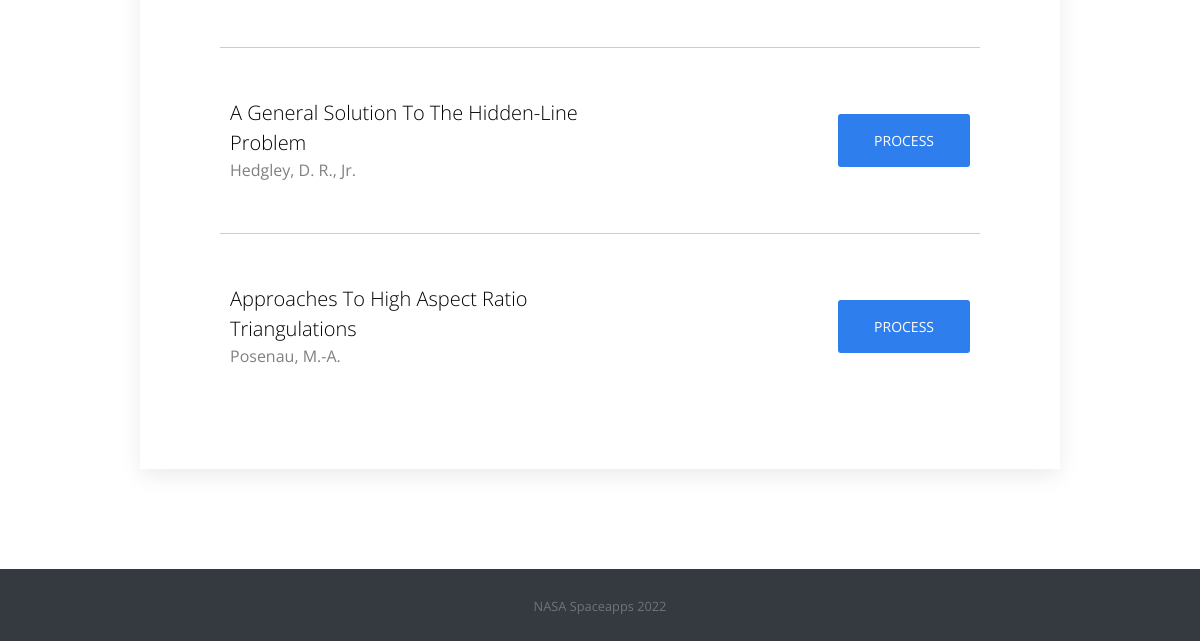
Page /nlp/ (lower part) on the earlier database version.
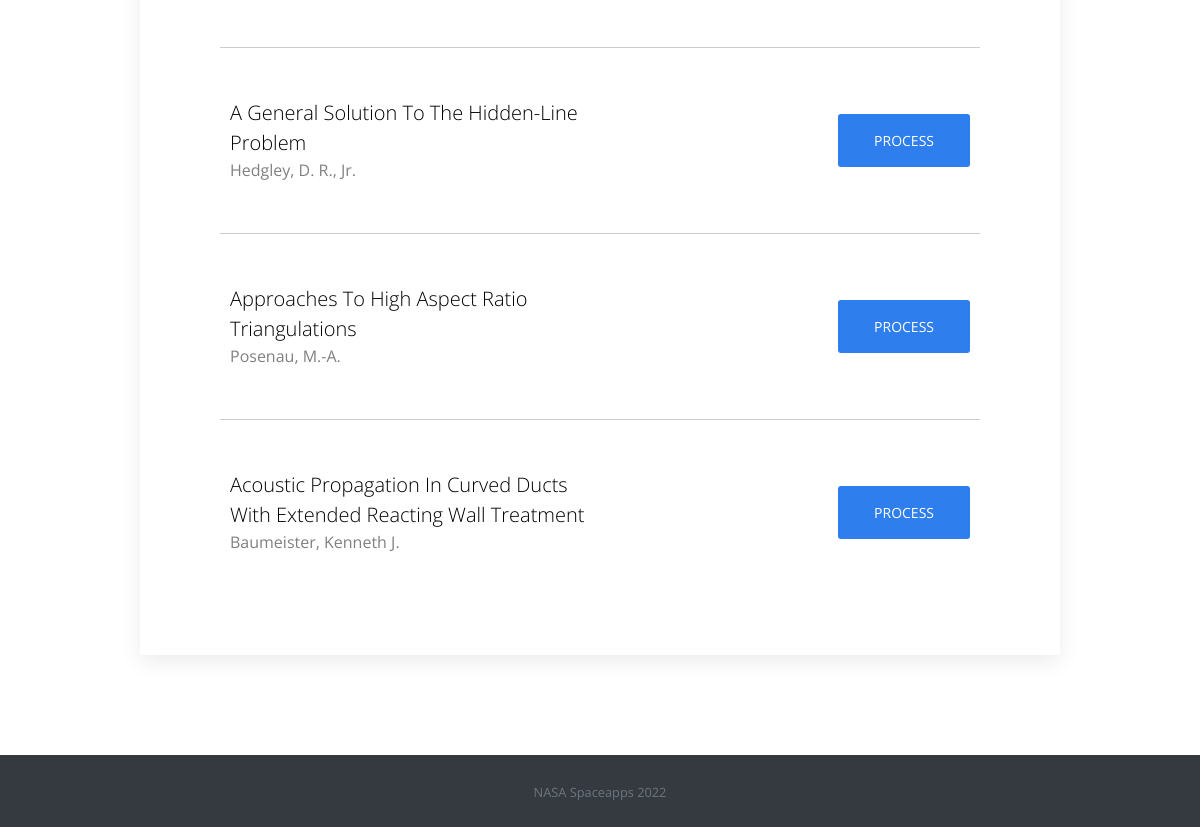
Same page on the later database version.
### alexandria/models.py (models this page shows, shortened)
class Document(models.Model):
  title = models.CharField(max_length=200, blank=False, null=False)
  doc_id = models.CharField(max_length=200, blank=False, null=False)
  author = models.CharField(max_length=200, blank=False, null=False)
  publication_date = models.CharField(max_length=200, blank=False, null=False)
  category = models.CharField(max_length=200, blank=False, null=False)
  summary = models.CharField(max_length=25000, blank=True, null=False)
  keywords = models.CharField(max_length=200, blank=True, null=False)

### alexandria/views.py (the view)
# urls.py: path('nlp/', views.nlp, name='nlp'),
def nlp(request):
	query_docs = Document.objects.all()
	context = {"query_docs": query_docs}
	return render(request, "nlp.html", context)

### templates/nlp.html (shortened to what this page needs)
{% load static %}
{% include "header.html" %}
<section class="job-list section pt-0">
  <div class="container">
    <div class="row">
      <div class="col-12 col-lg-10 m-auto">
        <div class="block">
          {% for doc in query_docs %}
          <div class="job">
						<div class="content">
							<h3>{{ doc.title  }}</h3>
							<p>{{ doc.author  }}</p>
						</div>
						<div class="apply-button">
							<a href="/nlp-single?id={{ doc.id }}" class="btn btn-main-sm">Process</a>
						</div>
					</div>
          {% endfor %}
        </div>
      </div>
    </div>
</section>
{% include "footer.html" %}

Differences in the rows shown:
added Document: title "Acoustic Propagation In Curved Ducts With Extended Reacting Wall Treatment", author "Baumeister, Kenneth J."
